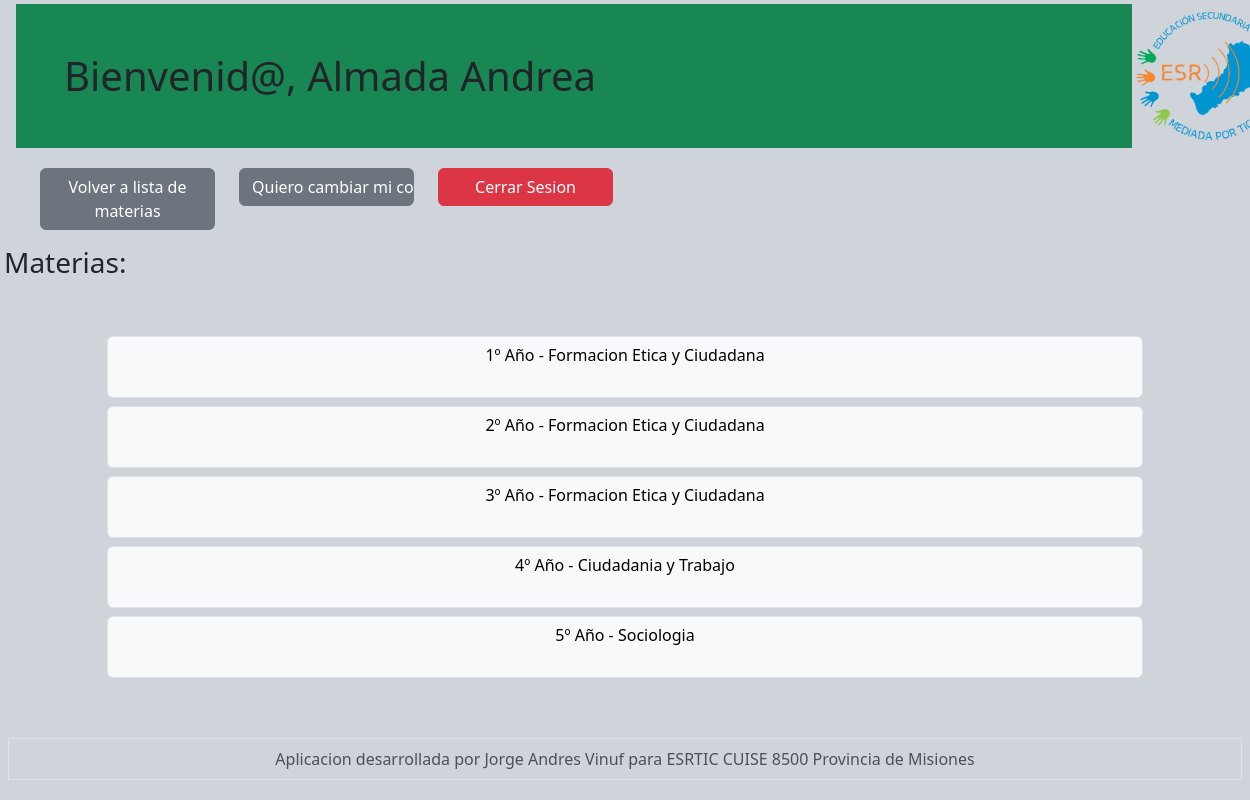
Page /vistas/seleccion_materia.php (signed in) on the committed database.
### tables this page shows
CREATE TABLE `materias` (
  `id_materia` int(11) NOT NULL,
  `nombre_materia` varchar(100) NOT NULL,
  `id_profesor` int(11) NOT NULL,
  `ano_materia` int(11) NOT NULL
);

### vistas/seleccion_materia.php (the view, shortened to what this page needs)
<!DOCTYPE html>
<html lang="en">
<head>
    <link href="https://cdn.jsdelivr.net/npm/bootstrap@5.3.8/dist/css/bootstrap.min.css" rel="stylesheet">
</head>
 <body class="bg-dark-subtle">
<?php
include "../includes/header_profes.php"
?>
<h3 class="h3 m-1">Materias:</h3>
<div class="container">
    <div class="container-fluid  p-5">
        <?php
            $consulta_materias = "select * from materias where id_profesor = '$_SESSION[id_usuario]'";
            $resultado_materias = mysqli_query($conexion, $consulta_materias);
            while($fila = $resultado_materias -> fetch_array()){
                $nombre_materia = $fila['nombre_materia'];
                $ano_materia = $fila['ano_materia'];
                $id_materia = $fila['id_materia'];
        ?>
        <div class="row">
            <a class="col m-12 btn btn btn-light border 2px dark m-1" href="planilla_materia.php
                ?id_materia=<?= $id_materia ?>
                &nombre_materia=<?= urlencode($nombre_materia)?>
                &ano_materia=<?= urlencode($ano_materia)?>"
            ><?php echo $ano_materia . "º Año - " . $nombre_materia ?> <br><br></a>
        </div>
        <?php
            }
        ?>
    </div>
</div>
</body>
<?php
include '../includes/footer.php';
?>
</html>

### includes/header_profes.php (shortened to what this page needs)
<header>
    <div class="container-fluid">
        <div class="row align-items-center g-0">
            <div class="col-xl-11">
                <h1 class="m-1 bg-success p-5">
                    Bienvenid@, <?php echo $_SESSION["nombre"]; ?>
                </h1>
            </div>
            <div class="col-xl-1 text-end">
                <a href="../vistas/home_admin.php">
                    <img
                        src="../imagenes/logo.png"
                        alt="logo de la escuela"
                        class="img-fluid"
                        style="max-width:150px;">
                </a>
            </div>
        </div>
    </div>
    <div class="container-fluid">
        <div class="row m-3">
            <div class="col-xl-2">
                <a
                    class="btn btn-secondary w-100 d-flex justify-content-center align-items-center"
                    href="seleccion_materia.php">
                    Volver a lista de materias
                </a>
            </div>
            <div class="col-xl-2">
                <form method="POST">
                    <input
                        type="submit"
                        name="btn_solicitud_cambiar_contrasena"
                        value="Quiero cambiar mi contraseña"
                        class="btn btn-secondary w-100">
                </form>
            </div>
            <div class="col-xl-2">
                <a
                    class="btn btn-danger w-100 d-flex justify-content-center align-items-center"
                    href="../controlador/controlador_cerrar_sesion.php">
                    Cerrar Sesion
                </a>
            </div>
        </div>
    </div>
</header>

### includes/footer.php
<footer>
    <p class="text-center text-muted m-2 p-2 border 1px black solid">Aplicacion desarrollada por Jorge Andres Vinuf para ESRTIC CUISE 8500 Provincia de Misiones</p>
</footer>

### rows in the picture
materias: ano_materia "1", nombre_materia "Formacion Etica y Ciudadana"
materias: ano_materia "2", nombre_materia "Formacion Etica y Ciudadana"
materias: ano_materia "3", nombre_materia "Formacion Etica y Ciudadana"
materias: ano_materia "4", nombre_materia "Ciudadania y Trabajo"
materias: ano_materia "5", nombre_materia "Sociologia"

### other values in the picture
$_SESSION["nombre"] "Almada Andrea"
